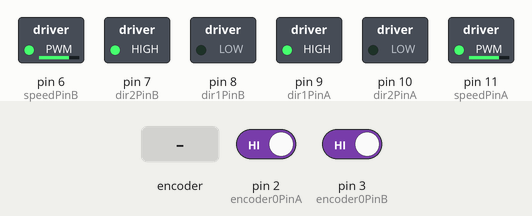
This sketch was run on a simulated Arduino Uno, built with avr-gcc and run on an emulated ATmega328P. On the bench: switched loads named in the sketch (green lamp = pin HIGH). The inputs (shaded band) are chosen by the test bench; at power-on: pin 2 (encoder0PinA) HIGH, pin 3 (encoder0PinB) HIGH. What the sketch prints to the serial monitor is not drawn.

Above: at 1.2 s.
1.3 s: rotary encoder on pin 2 (encoder0PinA) / pin 3 (encoder0PinB) turned 1 step (first pin leading)
Timing chart, 0 to 4.3 s (numbered marks = the images above; inputs shaded):
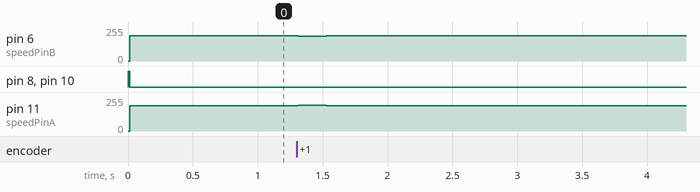

The sketch:

Nik_volk_test.ino
```cpp
// HC-020K Double Speed Measuring Module with Photoelectric Encoders
/*
Module Working Voltage: 4.5-5.5V
Launch Tube Pressure Drop: Vf=1.6V
Launch Tube Current: If<20mA
Signal output: A, B two lines; TT power level;
Resolution: 0.01mm
Measurement frequency: 100KHz
Disc diameter: 24mm
Inner Disc Diameter: 4mm
Encoder resolution: 20 lines
*/
#define encoder0PinA  2
#define encoder0PinB  3

// Define physical constants of the wheel for wheel encoding
#define WHEEL_CIRCUMFERENCE 0.212 // In meters
#define WHEEL_TICKS 80            // The number of 'ticks' for a full wheel cycle
#define WHEEL_DIST 0.12           // The distance between wheels in meters

// Motor B Left Motor
#define speedPinB  6 // PWM speed control EnB
#define dir2PinB   7 // direction control In3
#define dir1PinB   8 // direction control In4
// Motor A Right Motor
#define dir1PinA   9 // direction control In1
#define dir2PinA  10 // direction control In2
#define speedPinA 11 // PWM speed control EnA
//---------------------------
// Set motor speed for straight forward moving
int ssA = 205;
int ssB = 205;

volatile unsigned long encoderAPos=0;
volatile unsigned long encoderBPos=0;

unsigned long newAposition;
unsigned long oldAposition = 0;
unsigned long newBposition;
unsigned long oldBposition = 0;
unsigned long newtime;
unsigned long oldtime = 0;
int velA;
int velB;

int sA=190;
int sB=190;

int ss = 0; // difference in A and B positions

double velocityA;
double velocityB;

void setup()
{
  Serial.begin(19200); // check the default speed on the BT module, it should match

  // initialize pins for motors
  pinMode(dir1PinA,  OUTPUT);
  pinMode(dir2PinA,  OUTPUT);
  pinMode(speedPinA, OUTPUT);
  pinMode(dir1PinB,  OUTPUT);
  pinMode(dir2PinB,  OUTPUT);
  pinMode(speedPinB, OUTPUT);

  motor_speed (0, 0);

  pinMode(encoder0PinA, INPUT_PULLUP); // turn on pullup resisto
  pinMode(encoder0PinB, INPUT_PULLUP); // turn on pullup resistor
  // CHANGE to trigger the interrupt whenever the pin changes value
  attachInterrupt(0, doEncoderA, CHANGE); // encoderA ON PIN 2  RISING or FALLING or CHANGE
  attachInterrupt(1, doEncoderB, CHANGE);  // encoderB ON PIN 3  RISING or FALLING
}

void loop() {
   //return;
   static byte dir='F';
   if( Serial.available() ) // if data is available to read
   {dir = Serial.read();    // read it and store it in 'val'
   }

   newAposition = encoderAPos;
   newBposition = encoderBPos;
   newtime = millis();
   velA = (newAposition-oldAposition)*1000 /(newtime-oldtime);
   velB = (newBposition-oldBposition)*1000 /(newtime-oldtime);

   // Convert between angular velocity to velocity
   double angVelA = velA / (double)WHEEL_TICKS;
   velocityA = (angVelA * (double)WHEEL_CIRCUMFERENCE);

   double angVelB = velB / (double)WHEEL_TICKS;
   velocityB = (angVelB * (double)WHEEL_CIRCUMFERENCE);

   Serial.print (newBposition); Serial.print ("  "); Serial.println (newAposition);
   Serial.print (newBposition-oldBposition); Serial.print ("  "); Serial.println (newAposition-oldAposition);
   PrintDouble((double)newBposition/(double)WHEEL_TICKS*(double)WHEEL_CIRCUMFERENCE, 4); Serial.print ("  ");
   PrintDouble((double)newAposition/(double)WHEEL_TICKS*(double)WHEEL_CIRCUMFERENCE, 4); Serial.println ("  ");

   Serial.print ("vB="); Serial.print (velB);
   Serial.print (" vA="); Serial.println (velA);
   Serial.print ("ss="); Serial.println (ss);

   // Print velocity (m/s) to serial line
   Serial.print("LVel(B): ");PrintDouble(velocityB, 4);
   Serial.print(" RVel(A): ");PrintDouble(velocityA, 4);
   Serial.println ("");

   oldAposition = newAposition;
   oldBposition = newBposition;
   oldtime = newtime;

   // adjust absolute wheel position
   ss = newBposition - newAposition;
   if (abs(ss) < 120/4) {ss = 4*ss;}
   else {ss = (ss/ss)*120;}
   // Correct motor speed to meet values set in sA an sB
   ssA += (sA-velA)/12; //if (velA > sA) ssA--; else ssA++;
   ssB += (sB-velB)/12; //if (velB > sB) ssB--; else ssB++;

   motor_speed(sB+ss,sA-ss);
   delay(200);
}

void doEncoderA(){encoderAPos++;}

void doEncoderB(){encoderBPos++;}

// Set motors speed and direction
void motor_speed (int vl, int vr) {

  byte SpeedLeft;
  byte SpeedRight;
  char dr;

  if ((vr== 0) && (vl== 0)) {dr = 'S';}
  if ((vr > 0) && (vl > 0)) {dr = 'F';}
  if ((vr < 0) && (vl < 0)) {dr = 'B';}
  if ((vr > 0) && (vl<= 0)) {dr = 'L';}
  if ((vr<= 0) && (vl > 0)) {dr = 'R';}

  SpeedLeft = constrain(abs(vl), 0,255);
  SpeedRight = constrain(abs(vr), 0,255);

  analogWrite(speedPinB, SpeedLeft);  // Left Motor
  analogWrite(speedPinA, SpeedRight); // Right Motor
  motor_move(dr);

  Serial.print("vl="); Serial.print(vl); Serial.print(" vr="); Serial.println(vr);
  //Serial.print("SL="); Serial.print(SpeedLeft);  Serial.print(" SR="); Serial.println(SpeedRight);
  //delay(500);
}

// set direction
void motor_move (char dir)
{
  switch (dir) {
        case 'B':
        {   digitalWrite(dir1PinA, LOW);
            digitalWrite(dir2PinA, HIGH);
            digitalWrite(dir1PinB, HIGH);
            digitalWrite(dir2PinB, LOW);
            break;
        }
        case 'F':
        {   digitalWrite(dir1PinA, HIGH);
            digitalWrite(dir2PinA, LOW);
            digitalWrite(dir1PinB, LOW);
            digitalWrite(dir2PinB, HIGH);
            break;
        }
        case 'L':
        {   digitalWrite(dir1PinA, HIGH);
            digitalWrite(dir2PinA, LOW);
            digitalWrite(dir1PinB, HIGH);
            digitalWrite(dir2PinB, LOW);
            break;
        }
        case 'R':
        {   digitalWrite(dir1PinA, LOW);
            digitalWrite(dir2PinA, HIGH);
            digitalWrite(dir1PinB, LOW);
            digitalWrite(dir2PinB, HIGH);
            break;
        }
        case 'S':
        {  //Brake //Stop
            digitalWrite(dir1PinA, HIGH);
            digitalWrite(dir2PinA, HIGH);
            digitalWrite(dir1PinB, HIGH);
            digitalWrite(dir2PinB, HIGH);
            break;
        }
        default:
        { // Coast // Stop
            digitalWrite(dir1PinA, LOW);
            digitalWrite(dir2PinA, LOW);
            digitalWrite(dir1PinB, LOW);
            digitalWrite(dir2PinB, LOW);
            break;
        }
    }
}

// Print a double value onto the serial stream
// This is from the Arduino.cc forum
void PrintDouble( double val, byte precision)
{
  Serial.print (int(val));  //prints the int part
  if( precision > 0) {
    Serial.print("."); // print the decimal point
    unsigned long frac;
    unsigned long mult = 1;
    byte padding = precision -1;
    while(precision--)
     mult *=10;

    if(val >= 0)
      frac = (val - int(val)) * mult;
    else
      frac = (int(val)- val ) * mult;
    unsigned long frac1 = frac;
    while( frac1 /= 10 )
      padding--;
    while(padding--)
      Serial.print("0");
    Serial.print(frac,DEC) ;
  }
}
```

Measured:
- after the input at 1.3 s, pin 6 (speedPinB): 190/255 → 186/255 at once, → 190/255 0.22 s later; pin 11 (speedPinA): 190/255 → 194/255 at once, → 190/255 0.22 s later
